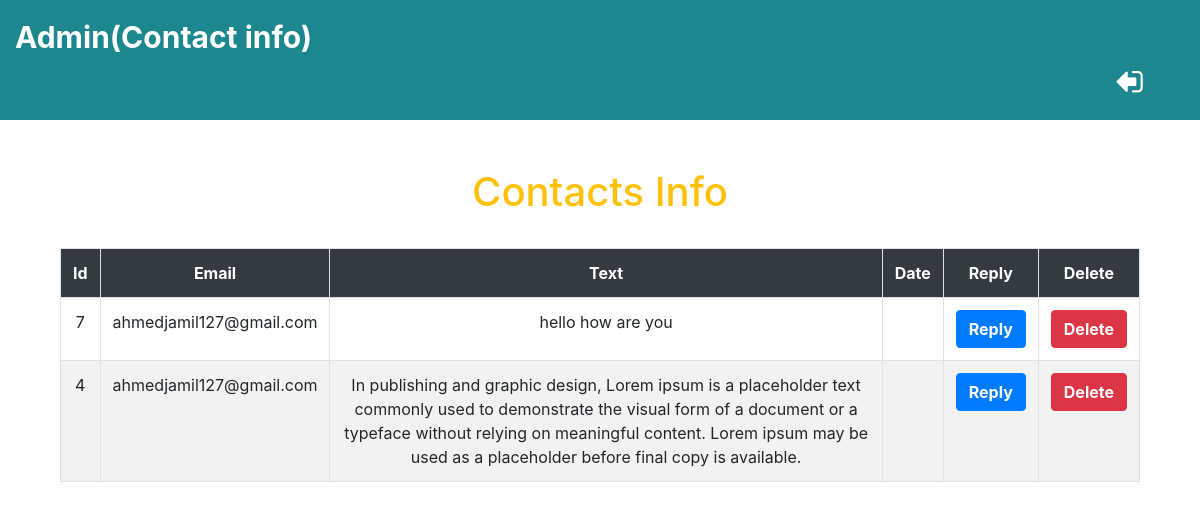
The page /cmsge/Display.php on the database its author committed.
### tables this page shows
CREATE TABLE `contactmsg` (
  `id` int(11) NOT NULL,
  `Email` varchar(111) NOT NULL,
  `Message` varchar(355) NOT NULL
);

### cmsge/Display.php (the view, shortened to what this page needs)
<!DOCTYPE html>
<html>
<head>
  <link rel="stylesheet" href="https://maxcdn.bootstrapcdn.com/bootstrap/4.0.0/css/bootstrap.min.css">
<link rel="stylesheet" href="https://cdnjs.cloudflare.com/ajax/libs/font-awesome/4.7.0/css/font-awesome.min.css">
 <link rel="stylesheet" type="text/css" href="http://ajax.aspnetcdn.com/ajax/jquery.dataTables/1.9.4/css/jquery.dataTables.css">
</head>
<body>
<div class="wel"> Admin(Contact info) <a href="../1_admin.php"><i  style="margin-left: 1100px;color: white;" class="fa fa-sign-out" aria-hidden="true"></i></a></div>
 <div class="container">
 <div class="col-lg-12">
 <br><br>
 <h1 class="text-warning text-center" > Contacts Info </h1>
 <br>
 <table  id="tabledata" class=" table table-striped table-hover table-bordered">
 <tr class="bg-dark text-white text-center">
 <th> Id </th>
 <th> Email </th>
 <th> Text </th>
 <th> Date</th>
 <th> Reply</th>
 <th> Delete </th>
 </tr >
 <?php
 include 'conn.php';
 $q = "select * from contactmsg ORDER BY id  DESC ";
 $query = mysqli_query($con,$q);
 while($res = mysqli_fetch_array($query)){
 ?>
 <tr class="text-center">
 <td> <?php echo $res['id'];  ?> </td>
 <td> <?php echo $res['Email'];  ?> </td>
 <td> <?php echo $res['Message'];  ?> </td>
  <td> <?php echo $res['date'];  ?> </td>
  <td> <button class="btn-primary btn"> <a href="index.php" class="text-white"> Reply </a>  </button> </td>
 <td> <button class="btn-danger btn"> <a href="delete.php?id=<?php echo $res['id']; ?>" class="text-white"> Delete </a>  </button> </td>
 </tr>
 <?php
 }
  ?>
 </table>
 </div>
 </div>
</body>
</html>

### cmsge/Display.php (style rules this page uses)
.wel { font-size: 30px; font-weight: bold; color: white; background-color:#1d878f ; padding: 15px; }
a { color: white; font-weight: bold; text-decoration: none; }
.fa-sign-out { transform: rotateZ(180deg); }

### rows shown on the page
contactmsg: id "7", Email "ahmedjamil127@gmail.com", Message "hello how are you"
contactmsg: id "4", Email "ahmedjamil127@gmail.com", Message "In publishing and graphic design, Lorem ipsum is a placeholder text commonly used to demonstrate the visual form of a document or a typeface without relying on meaningful content. Lorem ipsum may be used as a placeholder before final copy is available."
